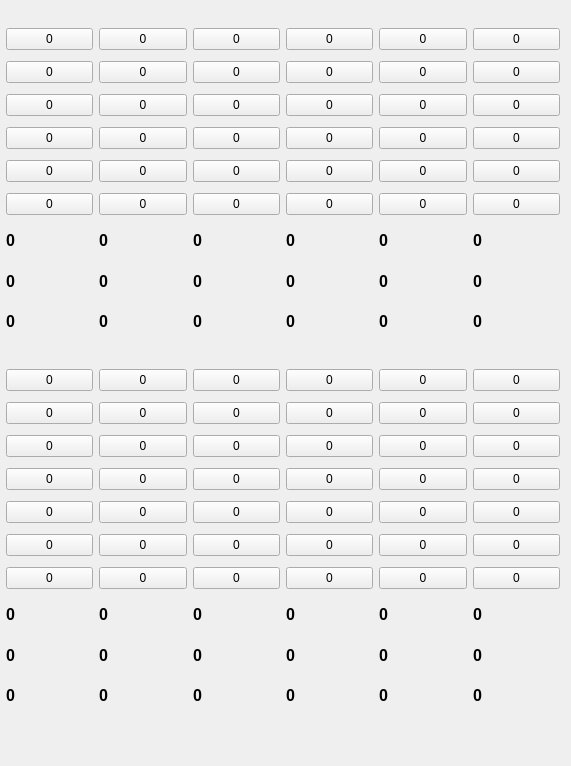
   <widget class="QWidget" name="gridLayoutWidget">
    <property name="geometry">
     <rect>
      <x>190</x>
      <y>80</y>
      <width>571</width>
      <height>766</height>
     </rect>
    </property>
    <layout class="QGridLayout" name="gridLayout">
     <property name="sizeConstraint">
      <enum>QLayout::SetDefaultConstraint</enum>
     </property>
     <property name="leftMargin">
      <number>6</number>
     </property>
     <property name="topMargin">
      <number>6</number>
     </property>
     <property name="verticalSpacing">
      <number>11</number>
     </property>
     <item row="18" column="5">
      <widget class="QLabel" name="labelS6_4">
       <property name="font">
        <font>
         <pointsize>12</pointsize>
         <weight>75</weight>
         <bold>true</bold>
        </font>
       </property>
       <property name="text">
        <string>0</string>
       </property>
      </widget>
     </item>
     <item row="7" column="2">
      <widget class="QLabel" name="labelS3_1">
       <property name="enabled">
        <bool>true</bool>
       </property>
       <property name="font">
        <font>
         <pointsize>12</pointsize>
         <weight>75</weight>
         <bold>true</bold>
        </font>
       </property>
       <property name="text">
        <string>0</string>
       </property>
      </widget>
     </item>
     <item row="8" column="0">
      <widget class="QLabel" name="labelS1_2">
       <property name="enabled">
        <bool>true</bool>
       </property>
       <property name="font">
        <font>
         <pointsize>12</pointsize>
         <weight>75</weight>
         <bold>true</bold>
        </font>
       </property>
       <property name="text">
        <string>0</string>
       </property>
      </widget>
     </item>
     <item row="7" column="0">
      <widget class="QLabel" name="labelS1_1">
       <property name="font">
        <font>
         <pointsize>12</pointsize>
         <weight>75</weight>
         <bold>true</bold>
        </font>
       </property>
       <property name="text">
        <string>0</string>
       </property>
      </widget>
     </item>
     <item row="5" column="1">
      <widget class="QPushButton" name="pushButtonS2_5">
       <property name="text">
        <string>0</string>
       </property>
      </widget>
     </item>
     <item row="12" column="5">
      <widget class="QPushButton" name="pushButtonS6_8">
       <property name="text">
        <string>0</string>
       </property>
      </widget>
     </item>
     <item row="11" column="5">
      <widget class="QPushButton" name="pushButtonS6_7">
       <property name="text">
        <string>0</string>
       </property>
      </widget>
     </item>
     <item row="16" column="2">
      <widget class="QPushButton" name="pushButtonS3_12">
       <property name="text">
        <string>0</string>
       </property>
      </widget>
     </item>
     <item row="2" column="1">
      <widget class="QPushButton" name="pushButtonS2_2">
       <property name="text">
        <string>0</string>
       </property>
      </widget>
     </item>
     <item row="17" column="5">
      <widget class="QPushButton" name="pushButtonS6_13">
       <property name="text">
        <string>0</string>
       </property>
      </widget>
     </item>
     <item row="16" column="0">
      <widget class="QPushButton" name="pushButtonS1_12">
       <property name="text">
        <string>0</string>
       </property>
      </widget>
     </item>
     <item row="3" column="3">
      <widget class="QPushButton" name="pushButtonS4_3">
       <property name="text">
        <string>0</string>
       </property>
      </widget>
     </item>
     <item row="12" column="3">
      <widget class="QPushButton" name="pushButtonS4_8">
       <property name="text">
        <string>0</string>
       </property>
      </widget>
     </item>
     <item row="13" column="3">
      <widget class="QPushButton" name="pushButtonS4_9">
       <property name="text">
        <string>0</string>
       </property>
      </widget>
     </item>
     <item row="8" column="3">
      <widget class="QLabel" name="labelS4_2">
       <property name="enabled">
        <bool>true</bool>
       </property>
       <property name="font">
        <font>
         <pointsize>12</pointsize>
         <weight>75</weight>
         <bold>true</bold>
        </font>
       </property>
       <property name="text">
        <string>0</string>
       </property>
      </widget>
     </item>
     <item row="7" column="3">
      <widget class="QLabel" name="labelS4_1">
       <property name="font">
        <font>
         <pointsize>12</pointsize>
         <weight>75</weight>
         <bold>true</bold>
        </font>
       </property>
       <property name="text">
        <string>0</string>
       </property>
      </widget>
     </item>
     <item row="1" column="0">
      <widget class="QPushButton" name="pushButtonS1_1">
       <property name="text">
        <string>0</string>
       </property>
      </widget>
     </item>
     <item row="1" column="3">
      <widget class="QPushButton" name="pushButtonS4_1">
       <property name="text">
        <string>0</string>
       </property>
      </widget>
     </item>
     <item row="5" column="5">
      <widget class="QPushButton" name="pushButtonS6_5">
       <property name="text">
        <string>0</string>
       </property>
      </widget>
     </item>
     <item row="17" column="0">
      <widget class="QPushButton" name="pushButtonS1_13">
       <property name="text">
        <string>0</string>
       </property>
      </widget>
     </item>
     <item row="16" column="3">
      <widget class="QPushButton" name="pushButtonS4_12">
       <property name="text">
        <string>0</string>
       </property>
      </widget>
     </item>
     <item row="14" column="0">
      <widget class="QPushButton" name="pushButtonS1_10">
       <property name="text">
        <string>0</string>
       </property>
      </widget>
     </item>
     <item row="18" column="1">
      <widget class="QLabel" name="labelS2_4">
       <property name="font">
        <font>
         <pointsize>12</pointsize>
         <weight>75</weight>
         <bold>true</bold>
        </font>
       </property>
       <property name="text">
        <string>0</string>
       </property>
      </widget>
     </item>
     <item row="17" column="3">
      <widget class="QPushButton" name="pushButtonS4_13">
       <property name="text">
        <string>0</string>
       </property>
      </widget>
     </item>
     <item row="3" column="2">
      <widget class="QPushButton" name="pushButtonS3_3">
       <property name="text">
        <string>0</string>
       </property>
      </widget>
     </item>
     <item row="19" column="2">
      <widget class="QLabel" name="labelS3_5">
       <property name="font">
        <font>
         <pointsize>12</pointsize>
         <weight>75</weight>
         <bold>true</bold>
        </font>
       </property>
       <property name="text">
        <string>0</string>
       </property>
      </widget>
     </item>
     <item row="19" column="3">
      <widget class="QLabel" name="labelS4_5">
       <property name="font">
        <font>
         <pointsize>12</pointsize>
         <weight>75</weight>
         <bold>true</bold>
        </font>
       </property>
       <property name="text">
        <string>0</string>
       </property>
      </widget>
     </item>
     <item row="11" column="2">
      <widget class="QPushButton" name="pushButtonS3_7">
       <property name="text">
        <string>0</string>
       </property>
      </widget>
     </item>
     <item row="19" column="0">
      <widget class="QLabel" name="labelS1_5">
       <property name="font">
        <font>
         <pointsize>12</pointsize>
         <weight>75</weight>
         <bold>true</bold>
        </font>
       </property>
       <property name="text">
        <string>0</string>
       </property>
      </widget>
     </item>
     <item row="14" column="4">
      <widget class="QPushButton" name="pushButtonS5_10">
       <property name="text">
        <string>0</string>
       </property>
      </widget>
     </item>
     <item row="19" column="1">
      <widget class="QLabel" name="labelS2_5">
       <property name="font">
        <font>
         <pointsize>12</pointsize>
         <weight>75</weight>
         <bold>true</bold>
        </font>
       </property>
       <property name="text">
        <string>0</string>
       </property>
      </widget>
     </item>
     <item row="2" column="3">
      <widget class="QPushButton" name="pushButtonS4_2">
       <property name="text">
        <string>0</string>
       </property>
      </widget>
     </item>
     <item row="2" column="4">
      <widget class="QPushButton" name="pushButtonS5_2">
       <property name="text">
        <string>0</string>
       </property>
      </widget>
     </item>
     <item row="9" column="4">
      <widget class="QLabel" name="labelS5_3">
       <property name="font">
        <font>
         <pointsize>12</pointsize>
         <weight>75</weight>
         <bold>true</bold>
        </font>
       </property>
       <property name="text">
        <string>0</string>
       </property>
      </widget>
     </item>
     <item row="19" column="5">
      <widget class="QLabel" name="labelS6_5">
       <property name="font">
        <font>
         <pointsize>12</pointsize>
         <weight>75</weight>
         <bold>true</bold>
        </font>
       </property>
       <property name="text">
        <string>0</string>
       </property>
      </widget>
     </item>
     <item row="9" column="3">
      <widget class="QLabel" name="labelS4_3">
       <property name="font">
        <font>
         <pointsize>12</pointsize>
         <weight>75</weight>
         <bold>true</bold>
        </font>
       </property>
       <property name="text">
        <string>0</string>
       </property>
      </widget>
     </item>
     <item row="1" column="2">
      <widget class="QPushButton" name="pushButtonS3_1">
       <property name="text">
        <string>0</string>
       </property>
      </widget>
     </item>
     <item row="8" column="5">
      <widget class="QLabel" name="labelS6_2">
       <property name="enabled">
        <bool>true</bool>
       </property>
       <property name="font">
        <font>
         <pointsize>12</pointsize>
         <weight>75</weight>
         <bold>true</bold>
        </font>
       </property>
       <property name="text">
        <string>0</string>
       </property>
      </widget>
     </item>
     <item row="8" column="4">
      <widget class="QLabel" name="labelS5_2">
       <property name="enabled">
        <bool>true</bool>
       </property>
       <property name="font">
        <font>
         <pointsize>12</pointsize>
         <weight>75</weight>
         <bold>true</bold>
        </font>
       </property>
       <property name="text">
        <string>0</string>
       </property>
      </widget>
     </item>
     <item row="17" column="1">
      <widget class="QPushButton" name="pushButtonS2_13">
       <property name="text">
        <string>0</string>
       </property>
      </widget>
     </item>
     <item row="2" column="5">
      <widget class="QPushButton" name="pushButtonS6_2">
       <property name="text">
        <string>0</string>
       </property>
      </widget>
     </item>
     <item row="14" column="2">
      <widget class="QPushButton" name="pushButtonS3_10">
       <property name="text">
        <string>0</string>
       </property>
      </widget>
     </item>
     <item row="4" column="4">
      <widget class="QPushButton" name="pushButtonS5_4">
       <property name="text">
        <string>0</string>
       </property>
      </widget>
     </item>
     <item row="12" column="4">
      <widget class="QPushButton" name="pushButtonS5_8">
       <property name="text">
        <string>0</string>
       </property>
      </widget>
     </item>
     <item row="15" column="3">
      <widget class="QPushButton" name="pushButtonS4_11">
       <property name="text">
        <string>0</string>
       </property>
      </widget>
     </item>
     <item row="15" column="4">
      <widget class="QPushButton" name="pushButtonS5_11">
       <property name="text">
        <string>0</string>
       </property>
      </widget>
     </item>
     <item row="20" column="0">
      <widget class="QLabel" name="labelS1_6">
       <property name="font">
        <font>
         <pointsize>12</pointsize>
         <weight>75</weight>
         <bold>true</bold>
        </font>
       </property>
       <property name="text">
        <string>0</string>
       </property>
      </widget>
     </item>
     <item row="15" column="1">
      <widget class="QPushButton" name="pushButtonS2_11">
       <property name="text">
        <string>0</string>
       </property>
      </widget>
     </item>
     <item row="15" column="2">
      <widget class="QPushButton" name="pushButtonS3_11">
       <property name="text">
        <string>0</string>
       </property>
      </widget>
     </item>
     <item row="18" column="4">
      <widget class="QLabel" name="labelS5_4">
       <property name="font">
        <font>
         <pointsize>12</pointsize>
         <weight>75</weight>
         <bold>true</bold>
        </font>
       </property>
       <property name="text">
        <string>0</string>
       </property>
      </widget>
     </item>
     <item row="4" column="3">
      <widget class="QPushButton" name="pushButtonS4_4">
       <property name="text">
        <string>0</string>
       </property>
      </widget>
     </item>
     <item row="9" column="2">
      <widget class="QLabel" name="labelS3_3">
       <property name="font">
        <font>
         <pointsize>12</pointsize>
         <weight>75</weight>
         <bold>true</bold>
        </font>
       </property>
       <property name="text">
        <string>0</string>
       </property>
      </widget>
     </item>
     <item row="6" column="2">
      <widget class="QPushButton" name="pushButtonS3_6">
       <property name="text">
        <string>0</string>
       </property>
      </widget>
     </item>
     <item row="16" column="5">
      <widget class="QPushButton" name="pushButtonS6_12">
       <property name="text">
        <string>0</string>
       </property>
      </widget>
     </item>
     <item row="13" column="0">
      <widget class="QPushButton" name="pushButtonS1_9">
       <property name="text">
        <string>0</string>
       </property>
      </widget>
     </item>
     <item row="13" column="5">
      <widget class="QPushButton" name="pushButtonS6_9">
       <property name="text">
        <string>0</string>
       </property>
      </widget>
     </item>
     <item row="2" column="0">
      <widget class="QPushButton" name="pushButtonS1_2">
       <property name="text">
        <string>0</string>
       </property>
      </widget>
     </item>
     <item row="17" column="4">
      <widget class="QPushButton" name="pushButtonS5_13">
       <property name="text">
        <string>0</string>
       </property>
      </widget>
     </item>
     <item row="6" column="3">
      <widget class="QPushButton" name="pushButtonS4_6">
       <property name="text">
        <string>0</string>
       </property>
      </widget>
     </item>
     <item row="3" column="0">
      <widget class="QPushButton" name="pushButtonS1_3">
       <property name="text">
        <string>0</string>
       </property>
      </widget>
     </item>
     <item row="1" column="5">
      <widget class="QPushButton" name="pushButtonS6_1">
       <property name="text">
        <string>0</string>
       </property>
      </widget>
     </item>
     <item row="14" column="1">
      <widget class="QPushButton" name="pushButtonS2_10">
       <property name="text">
        <string>0</string>
       </property>
      </widget>
     </item>
     <item row="20" column="5">
      <widget class="QLabel" name="labelS6_6">
       <property name="font">
        <font>
         <pointsize>12</pointsize>
         <weight>75</weight>
         <bold>true</bold>
        </font>
       </property>
       <property name="text">
        <string>0</string>
       </property>
      </widget>
     </item>
     <item row="20" column="4">
      <widget class="QLabel" name="labelS5_6">
       <property name="font">
        <font>
         <pointsize>12</pointsize>
         <weight>75</weight>
         <bold>true</bold>
        </font>
       </property>
       <property name="text">
        <string>0</string>
       </property>
      </widget>
     </item>
     <item row="13" column="1">
      <widget class="QPushButton" name="pushButtonS2_9">
       <property name="text">
        <string>0</string>
       </property>
      </widget>
     </item>
     <item row="19" column="4">
      <widget class="QLabel" name="labelS5_5">
       <property name="font">
        <font>
         <pointsize>12</pointsize>
         <weight>75</weight>
         <bold>true</bold>
        </font>
       </property>
       <property name="text">
        <string>0</string>
       </property>
      </widget>
     </item>
     <item row="16" column="1">
      <widget class="QPushButton" name="pushButtonS2_12">
       <property name="text">
        <string>0</string>
       </property>
      </widget>
     </item>
     <item row="11" column="4">
      <widget class="QPushButton" name="pushButtonS5_7">
       <property name="text">
        <string>0</string>
       </property>
      </widget>
     </item>
     <item row="2" column="2">
      <widget class="QPushButton" name="pushButtonS3_2">
       <property name="text">
        <string>0</string>
       </property>
      </widget>
     </item>
     <item row="11" column="3">
      <widget class="QPushButton" name="pushButtonS4_7">
       <property name="text">
        <string>0</string>
       </property>
      </widget>
     </item>
     <item row="12" column="0">
      <widget class="QPushButton" name="pushButtonS1_8">
       <property name="text">
        <string>0</string>
       </property>
      </widget>
     </item>
     <item row="1" column="4">
      <widget class="QPushButton" name="pushButtonS5_1">
       <property name="text">
        <string>0</string>
       </property>
      </widget>
     </item>
     <item row="13" column="4">
      <widget class="QPushButton" name="pushButtonS5_9">
       <property name="text">
        <string>0</string>
       </property>
      </widget>
     </item>
     <item row="11" column="0">
      <widget class="QPushButton" name="pushButtonS1_7">
       <property name="text">
        <string>0</string>
       </property>
      </widget>
     </item>
     <item row="3" column="1">
      <widget class="QPushButton" name="pushButtonS2_3">
       <property name="text">
        <string>0</string>
       </property>
      </widget>
     </item>
     <item row="18" column="2">
      <widget class="QLabel" name="labelS3_4">
       <property name="font">
        <font>
         <pointsize>12</pointsize>
         <weight>75</weight>
         <bold>true</bold>
        </font>
       </property>
       <property name="text">
        <string>0</string>
       </property>
      </widget>
     </item>
     <item row="4" column="1">
      <widget class="QPushButton" name="pushButtonS2_4">
       <property name="text">
        <string>0</string>
       </property>
      </widget>
     </item>
     <item row="14" column="5">
      <widget class="QPushButton" name="pushButtonS6_10">
       <property name="text">
        <string>0</string>
       </property>
      </widget>
     </item>
     <item row="21" column="0">
      <spacer name="verticalSpacer_2">
       <property name="orientation">
        <enum>Qt::Vertical</enum>
       </property>
       <property name="sizeType">
        <enum>QSizePolicy::Fixed</enum>
       </property>
       <property name="sizeHint" stdset="0">
        <size>
         <width>20</width>
         <height>45</height>
        </size>
       </property>
      </spacer>
     </item>
     <item row="14" column="3">
      <widget class="QPushButton" name="pushButtonS4_10">
       <property name="text">
        <string>0</string>
       </property>
      </widget>
     </item>
     <item row="12" column="2">
      <widget class="QPushButton" name="pushButtonS3_8">
       <property name="text">
        <string>0</string>
       </property>
      </widget>
     </item>
     <item row="20" column="2">
      <widget class="QLabel" name="labelS3_6">
       <property name="font">
        <font>
         <pointsize>12</pointsize>
         <weight>75</weight>
         <bold>true</bold>
        </font>
       </property>
       <property name="text">
        <string>0</string>
       </property>
      </widget>
     </item>
     <item row="7" column="4">
      <widget class="QLabel" name="labelS5_1">
       <property name="font">
        <font>
         <pointsize>12</pointsize>
         <weight>75</weight>
         <bold>true</bold>
        </font>
       </property>
       <property name="text">
        <string>0</string>
       </property>
      </widget>
     </item>
     <item row="20" column="1">
      <widget class="QLabel" name="labelS2_6">
       <property name="font">
        <font>
         <pointsize>12</pointsize>
         <weight>75</weight>
         <bold>true</bold>
        </font>
       </property>
       <property name="text">
        <string>0</string>
       </property>
      </widget>
     </item>
     <item row="11" column="1">
      <widget class="QPushButton" name="pushButtonS2_7">
       <property name="text">
        <string>0</string>
       </property>
      </widget>
     </item>
     <item row="9" column="1">
      <widget class="QLabel" name="labelS2_3">
       <property name="font">
        <font>
         <pointsize>12</pointsize>
         <weight>75</weight>
         <bold>true</bold>
        </font>
       </property>
       <property name="text">
        <string>0</string>
       </property>
      </widget>
     </item>
     <item row="4" column="5">
      <widget class="QPushButton" name="pushButtonS6_4">
       <property name="text">
        <string>0</string>
       </property>
      </widget>
     </item>
     <item row="4" column="0">
      <widget class="QPushButton" name="pushButtonS1_4">
       <property name="text">
        <string>0</string>
       </property>
      </widget>
     </item>
     <item row="6" column="1">
      <widget class="QPushButton" name="pushButtonS2_6">
       <property name="text">
        <string>0</string>
       </property>
      </widget>
     </item>
     <item row="3" column="5">
      <widget class="QPushButton" name="pushButtonS6_3">
       <property name="text">
        <string>0</string>
       </property>
      </widget>
     </item>
     <item row="6" column="5">
      <widget class="QPushButton" name="pushButtonS6_6">
       <property name="text">
        <string>0</string>
       </property>
      </widget>
     </item>
     <item row="6" column="4">
      <widget class="QPushButton" name="pushButtonS5_6">
       <property name="text">
        <string>0</string>
       </property>
      </widget>
     </item>
     <item row="7" column="1">
      <widget class="QLabel" name="labelS2_1">
       <property name="font">
        <font>
         <pointsize>12</pointsize>
         <weight>75</weight>
         <bold>true</bold>
        </font>
       </property>
       <property name="text">
        <string>0</string>
       </property>
      </widget>
     </item>
     <item row="7" column="5">
      <widget class="QLabel" name="labelS6_1">
       <property name="font">
        <font>
         <pointsize>12</pointsize>
         <weight>75</weight>
         <bold>true</bold>
        </font>
       </property>
       <property name="text">
        <string>0</string>
       </property>
      </widget>
     </item>
     <item row="8" column="1">
      <widget class="QLabel" name="labelS2_2">
       <property name="enabled">
        <bool>true</bool>
       </property>
       <property name="font">
        <font>
         <pointsize>12</pointsize>
         <weight>75</weight>
         <bold>true</bold>
        </font>
       </property>
       <property name="text">
        <string>0</string>
       </property>
      </widget>
     </item>
     <item row="0" column="0">
      <spacer name="verticalSpacer_3">
       <property name="orientation">
        <enum>Qt::Vertical</enum>
       </property>
       <property name="sizeType">
        <enum>QSizePolicy::Fixed</enum>
       </property>
       <property name="sizeHint" stdset="0">
        <size>
         <width>20</width>
         <height>22</height>
        </size>
       </property>
      </spacer>
     </item>
     <item row="8" column="2">
      <widget class="QLabel" name="labelS3_2">
       <property name="enabled">
        <bool>true</bool>
       </property>
       <property name="font">
        <font>
         <pointsize>12</pointsize>
         <weight>75</weight>
         <bold>true</bold>
        </font>
       </property>
       <property name="text">
        <string>0</string>
       </property>
      </widget>
     </item>
     <item row="18" column="3">
      <widget class="QLabel" name="labelS4_4">
       <property name="font">
        <font>
         <pointsize>12</pointsize>
         <weight>75</weight>
         <bold>true</bold>
        </font>
       </property>
       <property name="text">
        <string>0</string>
       </property>
      </widget>
     </item>
     <item row="16" column="4">
      <widget class="QPushButton" name="pushButtonS5_12">
       <property name="text">
        <string>0</string>
       </property>
      </widget>
     </item>
     <item row="10" column="0">
      <spacer name="verticalSpacer">
       <property name="orientation">
        <enum>Qt::Vertical</enum>
       </property>
       <property name="sizeType">
        <enum>QSizePolicy::Fixed</enum>
       </property>
       <property name="sizeHint" stdset="0">
        <size>
         <width>20</width>
         <height>22</height>
        </size>
       </property>
      </spacer>
     </item>
     <item row="20" column="3">
      <widget class="QLabel" name="labelS4_6">
       <property name="font">
        <font>
         <pointsize>12</pointsize>
         <weight>75</weight>
         <bold>true</bold>
        </font>
       </property>
       <property name="text">
        <string>0</string>
       </property>
      </widget>
     </item>
     <item row="5" column="2">
      <widget class="QPushButton" name="pushButtonS3_5">
       <property name="text">
        <string>0</string>
       </property>
      </widget>
     </item>
     <item row="15" column="5">
      <widget class="QPushButton" name="pushButtonS6_11">
       <property name="text">
        <string>0</string>
       </property>
      </widget>
     </item>
     <item row="1" column="1">
      <widget class="QPushButton" name="pushButtonS2_1">
       <property name="text">
        <string>0</string>
       </property>
      </widget>
     </item>
     <item row="17" column="2">
      <widget class="QPushButton" name="pushButtonS3_13">
       <property name="text">
        <string>0</string>
       </property>
      </widget>
     </item>
     <item row="18" column="0">
      <widget class="QLabel" name="labelS1_4">
       <property name="font">
        <font>
         <pointsize>12</pointsize>
         <weight>75</weight>
         <bold>true</bold>
        </font>
       </property>
       <property name="text">
        <string>0</string>
       </property>
      </widget>
     </item>
     <item row="9" column="0">
      <widget class="QLabel" name="labelS1_3">
       <property name="font">
        <font>
         <pointsize>12</pointsize>
         <weight>75</weight>
         <bold>true</bold>
        </font>
       </property>
       <property name="text">
        <string>0</string>
       </property>
      </widget>
     </item>
     <item row="5" column="3">
      <widget class="QPushButton" name="pushButtonS4_5">
       <property name="text">
        <string>0</string>
       </property>
      </widget>
     </item>
     <item row="5" column="0">
      <widget class="QPushButton" name="pushButtonS1_5">
       <property name="text">
        <string>0</string>
       </property>
      </widget>
     </item>
     <item row="5" column="4">
      <widget class="QPushButton" name="pushButtonS5_5">
       <property name="text">
        <string>0</string>
       </property>
      </widget>
     </item>
     <item row="13" column="2">
      <widget class="QPushButton" name="pushButtonS3_9">
       <property name="text">
        <string>0</string>
       </property>
      </widget>
     </item>
     <item row="4" column="2">
      <widget class="QPushButton" name="pushButtonS3_4">
       <property name="text">
        <string>0</string>
       </property>
      </widget>
     </item>
     <item row="3" column="4">
      <widget class="QPushButton" name="pushButtonS5_3">
       <property name="text">
        <string>0</string>
       </property>
      </widget>
     </item>
     <item row="12" column="1">
      <widget class="QPushButton" name="pushButtonS2_8">
       <property name="text">
        <string>0</string>
       </property>
      </widget>
     </item>
     <item row="6" column="0">
      <widget class="QPushButton" name="pushButtonS1_6">
       <property name="text">
        <string>0</string>
       </property>
      </widget>
     </item>
     <item row="9" column="5">
      <widget class="QLabel" name="labelS6_3">
       <property name="font">
        <font>
         <pointsize>12</pointsize>
         <weight>75</weight>
         <bold>true</bold>
        </font>
       </property>
       <property name="text">
        <string>0</string>
       </property>
      </widget>
     </item>
     <item row="15" column="0">
      <widget class="QPushButton" name="pushButtonS1_11">
       <property name="text">
        <string>0</string>
       </property>
      </widget>
     </item>
    </layout>
   </widget>
